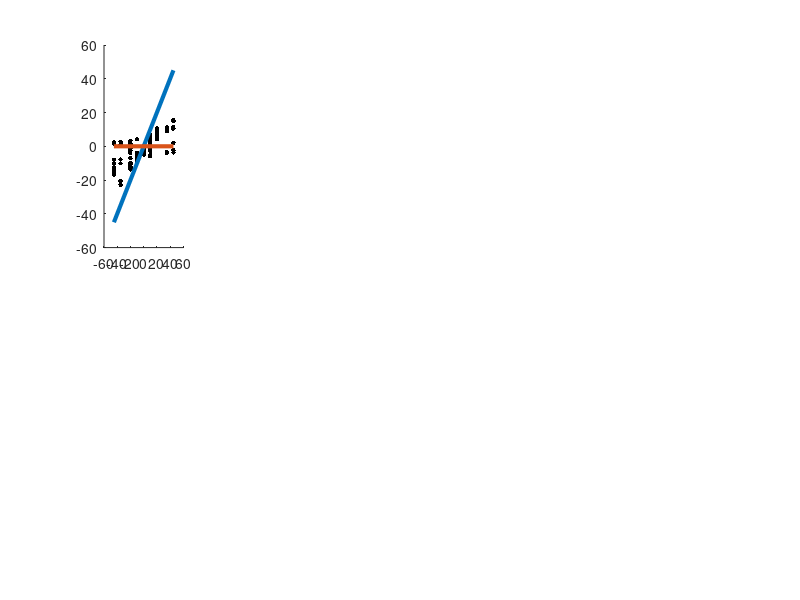

Recreate this plot in MATLAB. (Note: this script raises an error after producing the figure.)
%% fig S1B
load('H_beha_10example.mat')
rot = [-45,-35,-20,-10,0,10,20,35,45]';
hw = reach;
days = unique(hw(:,1));
a = [1:10]; 
k = 1;
yy = zeros(length(rot),length(a));
figure()
for sub = a
    yy = cell(1,length(rot));
    subplot(2,5,k)
    hold on 
    dat = hw(hw(:,1)==sub,:);
    dat = dat(dat(:,4)==1,:);
    dat = dat(dat(:,2)==6,:); 
    cond3 = dat(dat(:,3)==3,[6, end]);
    for i = 1:length(rot)
        x = cond3(cond3(:,1)==rot(i),2);
        x = x(~isnan(x));
        r = rot(i);

        if r<0
            idx = (x<r-7) | (x>7);
            x(idx) = nan;
        end
        if r>0
            idx = (x>r+7) | (x<-7);
            x(idx) = nan;
        end
        if r==0
            idx = (x>7) | (x<-7);
            x(idx) = nan;
        end

        scatter(repmat(rot(i),length(x),1),x,10,'k','filled');
        yy{i} = [yy{i};x];
    end


    plot([-45,45],[-45,45],'LineWidth',3)
    plot([-45,45],[0,0],'LineWidth',3)

    yy = cellfun(@nanmean,yy);
    p = polyfit(rot,yy,3);
    x1 = linspace(rot(1),rot(end));
    y1 = polyval(p,x1);
    plot(x1,y1,'LineWidth',4)

    k = k+1;
end
set(gcf,'unit','normalized','position',[0.2,0.2,0.64,0.32]);
%% fig 1F
load('H_beha_10example.mat')
rot = [-45,-35,-20,-10,0,10,20,35,45]';
hw = reach;
days = unique(hw(:,1));
a = [2:5];
k = 1;
yy = cell(1,length(rot));
figure();
hold on
for sub = a
    dat = hw(hw(:,1)==sub,:);
    dat = dat(dat(:,4)==1,:);
    dat = dat(dat(:,2)==6,:); 
    cond3 = dat(dat(:,3)==3,[6, end]);
    base = nanmean(cond3(cond3(:,1)==0,2));
    cond3(:,2) = cond3(:,2)-base;
    for i = 1:length(rot)
        x = cond3(cond3(:,1)==rot(i),2);
        x = x(~isnan(x));
        r = rot(i);
        if r==0
            nanmean(x)
        end
        if r<0
            idx = (x<r-7) | (x>7);
            x(idx) = nan;
        end
        if r>0
            idx = (x>r+7) | (x<-7);
            x(idx) = nan;
        end
        if r==0
            idx = (x>7) | (x<-7);
            x(idx) = nan;
        end
        scatter(repmat(rot(i),length(x),1),x,10,'k','filled');
        yy{i} = [yy{i};x];
    end
    k = k+1;
end

plot([-45,45],[-45,45],'LineWidth',4)
plot([-45,45],[0,0],'LineWidth',4)

yy = cellfun(@nanmean,yy);
p = polyfit(rot,yy,3);
x1 = linspace(rot(1),rot(end));
y1 = polyval(p,x1);
plot(x1,y1,'LineWidth',3)
set(gca,'Position',[.1 .1 .4 .4]);
%% fig S1E
load('D:\Projects\MI\BCI_data\Monkey_data\Behavior\H_beha_sessions.mat')
rot = [-90,-45,-35,-20,-10,0,10,20,35,45,90]';
hw = reach;
days = unique(hw(:,1));
a = [72:74]; 
k = 1;
yy = cell(1,length(rot));
figure();
hold on
for sub = a
    dat = hw(hw(:,1)==sub,:);   
    cond3 = dat(dat(:,2)==3,[5, 6]); 
    for i = 1:length(rot)
        x = cond3(cond3(:,1)==rot(i),2);
        x = x(~isnan(x));
        r = rot(i);
        scatter(repmat(rot(i),length(x),1),x,10,'k','filled');
        yy{i} = [yy{i};x];
    end
    k = k+1;
end

plot([-90,90],[-90,90],'LineWidth',4)
plot([-90,90],[0,0],'LineWidth',4)

yy = cellfun(@nanmean,yy);
p = polyfit(rot,yy,3);
x1 = linspace(rot(1),rot(end));
y1 = polyval(p,x1);
plot(x1,y1,'LineWidth',3)
set(gca,'Position',[.1 .1 .4 .5]);

